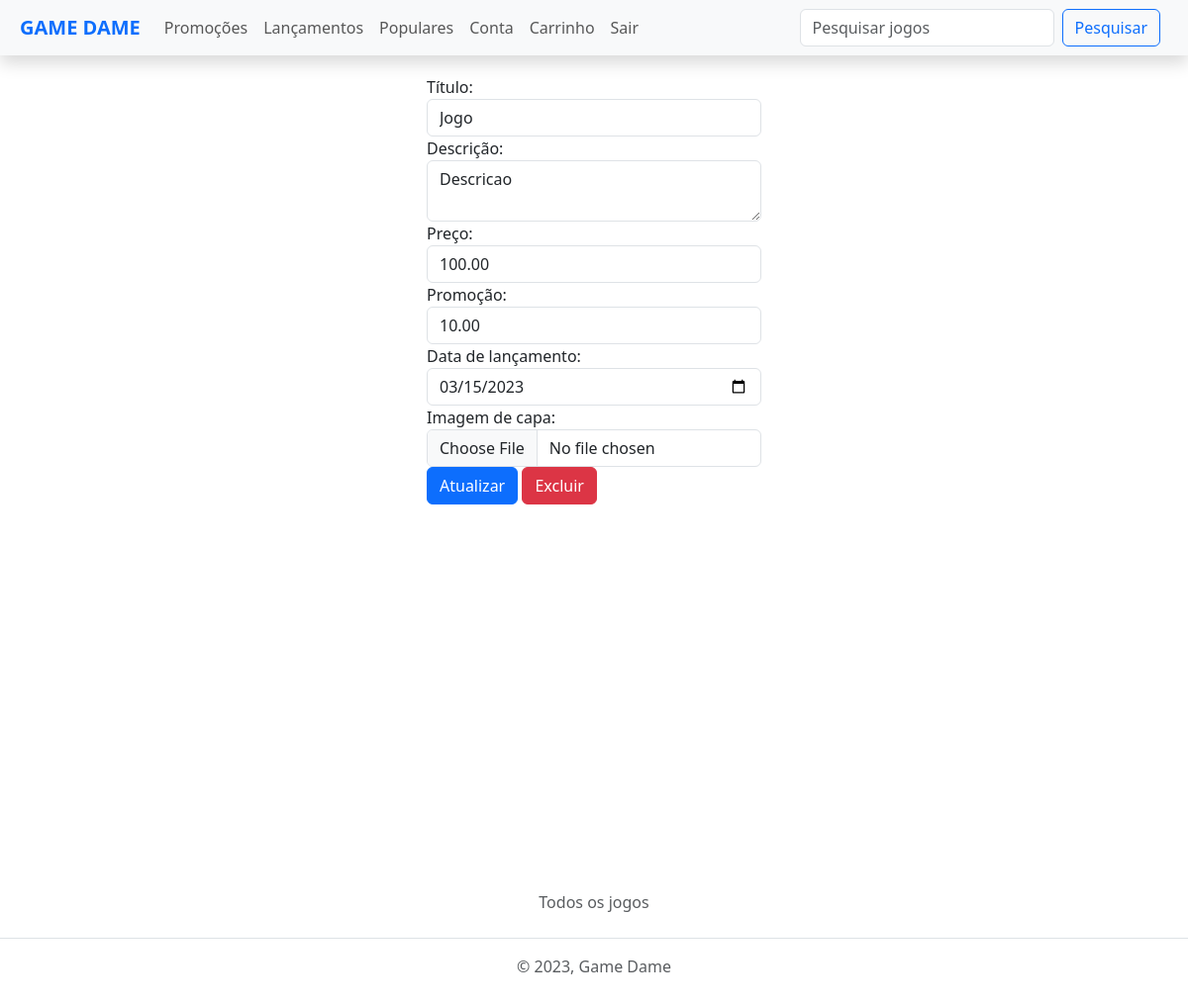
Page /gamesadm/10 (signed in) on the earlier database version.
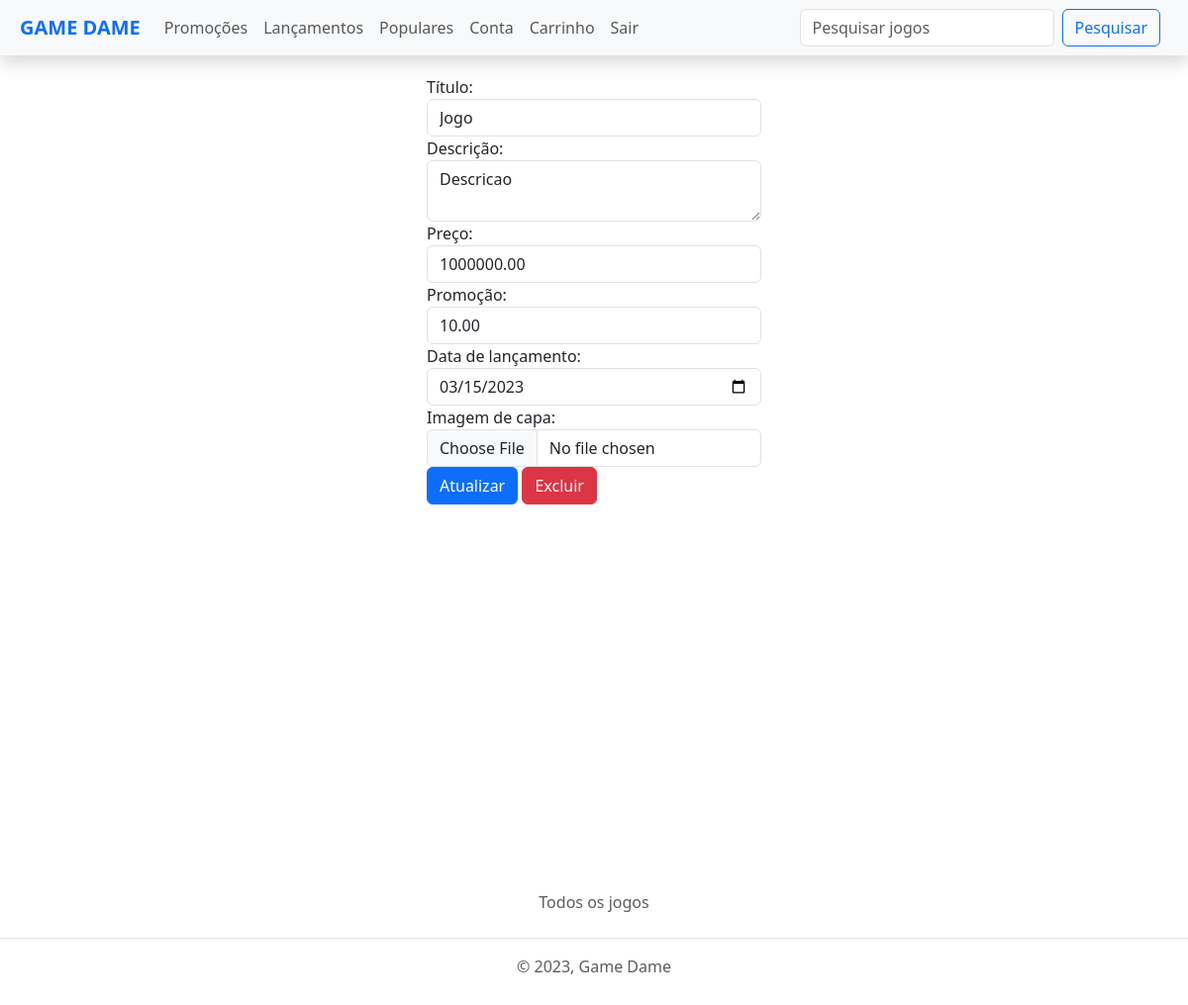
Same page on the later database version.
### games/models.py (models this page shows, shortened)
class Game(models.Model):
    title = models.CharField(max_length=100)
    description = models.TextField()
    price = models.DecimalField(max_digits=10, decimal_places=2)
    promotion = models.DecimalField(
        max_digits=5, decimal_places=2, null=True, blank=True)
    cover_image = models.ImageField(upload_to='static/images')
    created_at = models.DateTimeField(auto_now_add=True)
    updated_at = models.DateTimeField(auto_now=True)
    copies_sold = models.IntegerField(default=0)
    release_date = models.DateTimeField(null=True)

### games/views.py (the view)
# urls.py: path('gamesadm/<int:game_id>', views.game_item , name = "game_item"),
@login_required
def game_item(request, game_id):
    game = get_object_or_404(Game, pk=game_id)
    return render(request, 'games/game-item-adm.html', {'game': game})

### games/templates/games/game-item-adm.html (shortened to what this page needs)
{% extends 'base.html' %}
{% block content %}
    <div class="d-flex justify-content-center" style="height: 100vh;">
            <form method="post" action="{% url 'update-game' game.id%}" enctype="multipart/form-data">
                <div class="form-group">
                    <label for="title">Título:</label>
                    <input type="text" class="form-control" id="title" name="title" value="{{ game.title }}">
                </div>
                <div class="form-group">
                    <label for="description">Descrição:</label>
                    <textarea class="form-control" id="description" name="description">{{ game.description }}</textarea>
                </div>
                <div class="form-group">
                    <label for="price">Preço:</label>
                    <input type="number" class="form-control" id="price" name="price" step="0.01" value="{{ game.price }}">
                </div>
                <div class="form-group">
                    <label for="promotion">Promoção:</label>
                    <input type="number" class="form-control" id="promotion" name="promotion" min="0" max="100" value="{{ game.promotion }}">
                </div>
                <div class="form-group">
                    <label for="release_date">Data de lançamento:</label>
                    <input type="date" class="form-control" id="release_date" name="release_date" value="{{ game.release_date|date:'Y-m-d'}}">
                </div>
                <div class="form-group">
                    <label for="cover_image">Imagem de capa:</label>
                    <input type="file" class="form-control" id="cover_image" name="cover_image" value="{{ game.cover_image.url}}">
                </div>
                <div class="form-group">
                    <button type="submit" class="btn btn-primary mr-2">Atualizar</button>
                    <a href="{% url 'delete-game' game.id %}" class="btn btn-danger">Excluir</a>
                </div>
            </form>
    </div>
{% endblock %}

Differences in the rows shown:
changed Game "Jogo": price "100.00" → "1000000.00"
